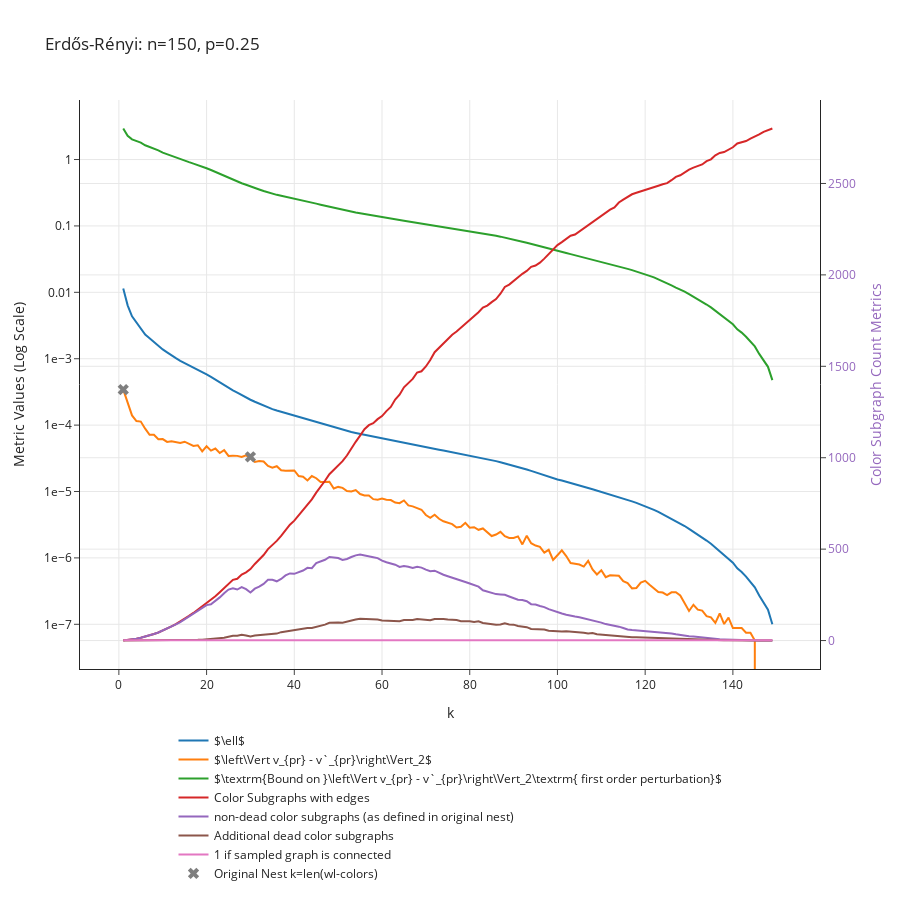

The cell this chart's notebook holds for it:
### Code cell
p = 0.25
n = 150
G = nx.erdos_renyi_graph(n, p)
data_dict = get_convergence_data_of_nest(G, min_cluster_size = 1, max_k = 150)
plot_convergence_data(data_dict, f"Erdős-Rényi: n={n}, p={p}")

### Figure 1 — Plotly figure (JSON) as saved in the notebook; plotly's stock layout.template omitted (floating-point values rounded to 4 significant figures; data arrays with more than 128 entries replaced by an {"elided": "..."} marker saying what was removed)
{"data": [{"mode": "lines", "name": "$\\ell$", "type": "scatter", "x": {"elided": "149 int values"}, "y": {"elided": "149 float values"}}, {"mode": "lines", "name": "$\\left\\Vert v_{pr} - v`_{pr}\\right\\Vert_2$", "type": "scatter", "x": {"elided": "149 int values"}, "y": {"elided": "149 float values"}}, {"mode": "lines", "name": "$\\textrm{Bound on }\\left\\Vert v_{pr} - v`_{pr}\\right\\Vert_2\\textrm{ first order perturbation}$", "type": "scatter", "x": {"elided": "149 int values"}, "y": {"elided": "149 float values"}}, {"mode": "lines", "name": "Color Subgraphs with edges", "type": "scatter", "x": {"elided": "149 int values"}, "y": {"elided": "149 int values"}, "yaxis": "y2"}, {"mode": "lines", "name": "non-dead color subgraphs (as defined in original nest)", "type": "scatter", "x": {"elided": "149 int values"}, "y": {"elided": "149 int values"}, "yaxis": "y2"}, {"mode": "lines", "name": "Additional dead color subgraphs", "type": "scatter", "x": {"elided": "149 int values"}, "y": {"elided": "149 int values"}, "yaxis": "y2"}, {"mode": "lines", "name": "1 if sampled graph is connected", "type": "scatter", "x": {"elided": "149 int values"}, "y": {"elided": "149 int values"}, "yaxis": "y2"}, {"marker": {"size": 10, "symbol": "x"}, "mode": "markers", "name": "Original Nest k=len(wl-colors)", "type": "scatter", "x": [1, 30, 150], "y": [0.0003429, 3.326e-05, 0]}], "layout": {"height": 900, "hovermode": "closest", "legend": {"orientation": "h", "x": 0.5, "xanchor": "center", "y": -0.1, "yanchor": "top"}, "title": {"text": "Erdős-Rényi: n=150, p=0.25"}, "xaxis": {"title": {"text": "k"}}, "yaxis": {"exponentformat": "e", "title": {"text": "Metric Values (Log Scale)"}, "type": "log"}, "yaxis2": {"overlaying": "y", "side": "right", "tickfont": {"color": "rgba(148, 103, 189, 1)"}, "title": {"font": {"color": "rgba(148, 103, 189, 1)"}, "text": "Color Subgraph Count Metrics"}, "type": "linear"}}}
